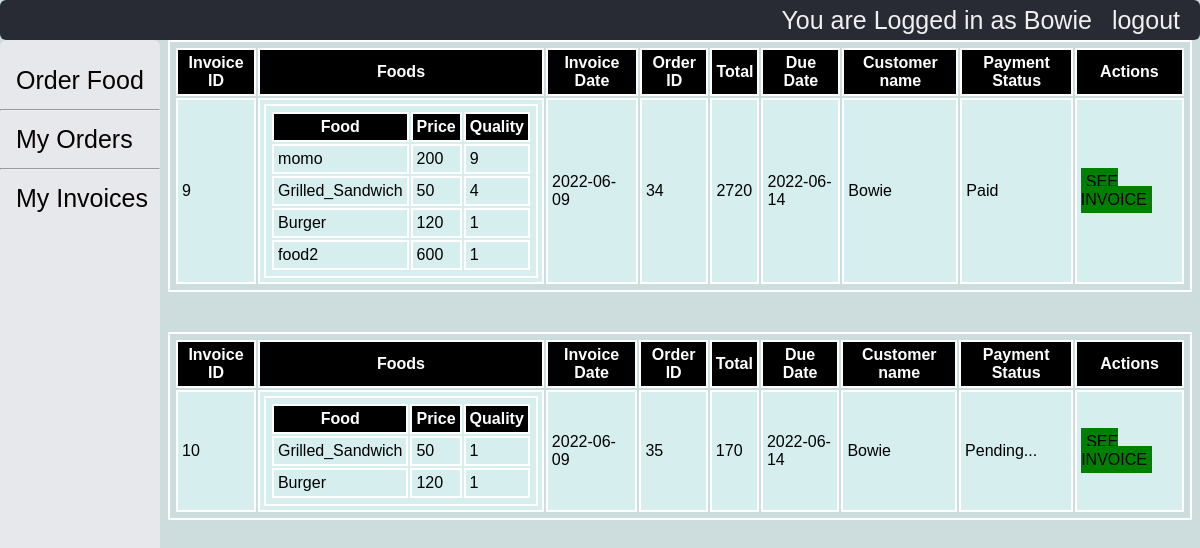
The page /invoice.php (signed in) on the database its author committed.
### tables this page shows
CREATE TABLE `invoice` (
  `id` int(11) NOT NULL,
  `invoice_date` date NOT NULL DEFAULT current_timestamp(),
  `invoice_due_date` date NOT NULL,
  `user_id` int(11) NOT NULL,
  `order_id` int(11) NOT NULL,
  `status` varchar(20) NOT NULL DEFAULT 'Pending...'
);

CREATE TABLE `orders_details` (
  `id` int(11) NOT NULL,
  `order_id` int(11) NOT NULL,
  `food_id` int(11) NOT NULL,
  `food_name` varchar(30) NOT NULL,
  `qty` int(11) NOT NULL,
  `price` int(11) NOT NULL
);

CREATE TABLE `orders` (
  `id` int(11) NOT NULL,
  `user_id` int(11) NOT NULL,
  `address` varchar(255) NOT NULL,
  `date_time` datetime NOT NULL DEFAULT current_timestamp(),
  `payment_type` varchar(16) NOT NULL,
  `total_price` int(11) NOT NULL,
  `status` tinytext NOT NULL DEFAULT 'Yet to be delivered'
);

### invoice.php (the view, shortened to what this page needs)
<?php
include 'sidenav.php';
include 'topbar.php';
if(isset($_SESSION['username']))
{
            $username=$_SESSION['username'];
                            $query = "SELECT * FROM user_table where user_name = '$username' LIMIT 1";
                            $result=mysqli_query($conn, $query);
                            if($result)
                            {
                                $row=mysqli_fetch_assoc($result);
                                $user_id=$row['id'];
                            }
            $query = "SELECT *
            FROM orders
            INNER JOIN invoice ON orders.id=invoice.order_id
            WHERE invoice.user_id=$user_id";
            ?>
            <!DOCTYPE html>
            <html lang="en">
            <head>
            </head>
            <body>
            <?php
            $result = mysqli_query($conn,$query);
            while($row=mysqli_fetch_assoc($result))
            {
                $invoice_id = $row['id'];
                $orderid = $row['order_id'];
                ?>
            <div class='main'>
            <table align='center'>
            <tr>
                <th>Invoice ID</th>
                <th>Foods</th>
                <th>Invoice Date</th>
                <th>Order ID</th>
                <th>Total</th>
                <th>Due Date</th>
                <th>Customer name</th>
                <th>Payment Status</th>
                <th>Actions</th>
            </tr>
            <tr>
            <td> <?php echo $invoice_id?></td>
            <td>
                <?php
                $id2=$row['order_id'];
                include 'db.php';
                $query2 = "SELECT *
                FROM orders_details
                WHERE orders_details.order_id=$id2";
                $result2 = mysqli_query($conn,$query2);
                ?>
                        <table align='center'>
                        <tr>
                                    <th>Food</th>
                                    <th>Price</th>
                                    <th>Quality</th>
                        </tr>
                        <?php
                    while($row2=mysqli_fetch_assoc($result2))
                    {
                        ?>
                                <tr>
                                        <td><?php echo $row2['food_name'];?></td>
                                        <td><?php echo $row2['price'];?></td>
                                        <td><?php echo $row2['qty'];?></td>
                                </tr>
                        <?php
                    }
                    ?>
                        </table>
            </td>
            <td><?php echo $row['invoice_date'];?></td>
            <td><?php echo $orderid;?></td>
            <td><?php echo $row['total_price'];?>
                </td>
            <td><?php echo $row['invoice_due_date'];?></td>
            <td><?php echo $_SESSION['username'];?></td>
            <td><?php echo $row['status'];?></td>
            <td>
            <a href="invoicetemplate.php?id=<?php echo $invoice_id;?>&pstatus=<?php echo $row['status'];?>&oid=<?php echo $orderid;?>&tot=<?php echo $row['total_price'];?>&uid=<?php echo $row['user_id']?>&dc=<?php echo $row['invoice_date'];?>&due=<?php echo $row['invoice_due_date'];?>">SEE INVOICE</a>
            </td>
            </tr>
            </table>
            </div>
            </body>
            </html>
<?php
}
}
?>

### style.css (style rules this page uses)
.main { margin-left: 160px; margin-top: 40px; }
Body { font-family: Calibri, Helvetica, sans-serif; background-color: rgba(172, 197, 197, 0.6); }
table, th, td { border: 2px solid white; padding: 4px; }
th { background-color: #000000; Color: white; }
tr:nth-child(even) { background-color: #D6EEEE; }
td a { text-decoration: none; background-color: green; padding: 5px; border:2px; border-color: #afafaf; color:#000000; }

### rows shown on the page
invoice: id "9", invoice_date "2022-06-09", order "34", order.total_price "2720", invoice_due_date "2022-06-14", status "Paid"
orders_details: food_name "momo", price "200", qty "9"
orders_details: food_name "Grilled_Sandwich", price "50", qty "4"
orders_details: food_name "Burger", price "120", qty "1"
orders_details: food_name "food2", price "600", qty "1"
invoice: id "10", invoice_date "2022-06-09", order "35", order.total_price "170", invoice_due_date "2022-06-14", status "Pending..."
orders_details: food_name "Grilled_Sandwich", price "50", qty "1"
orders_details: food_name "Burger", price "120", qty "1"
